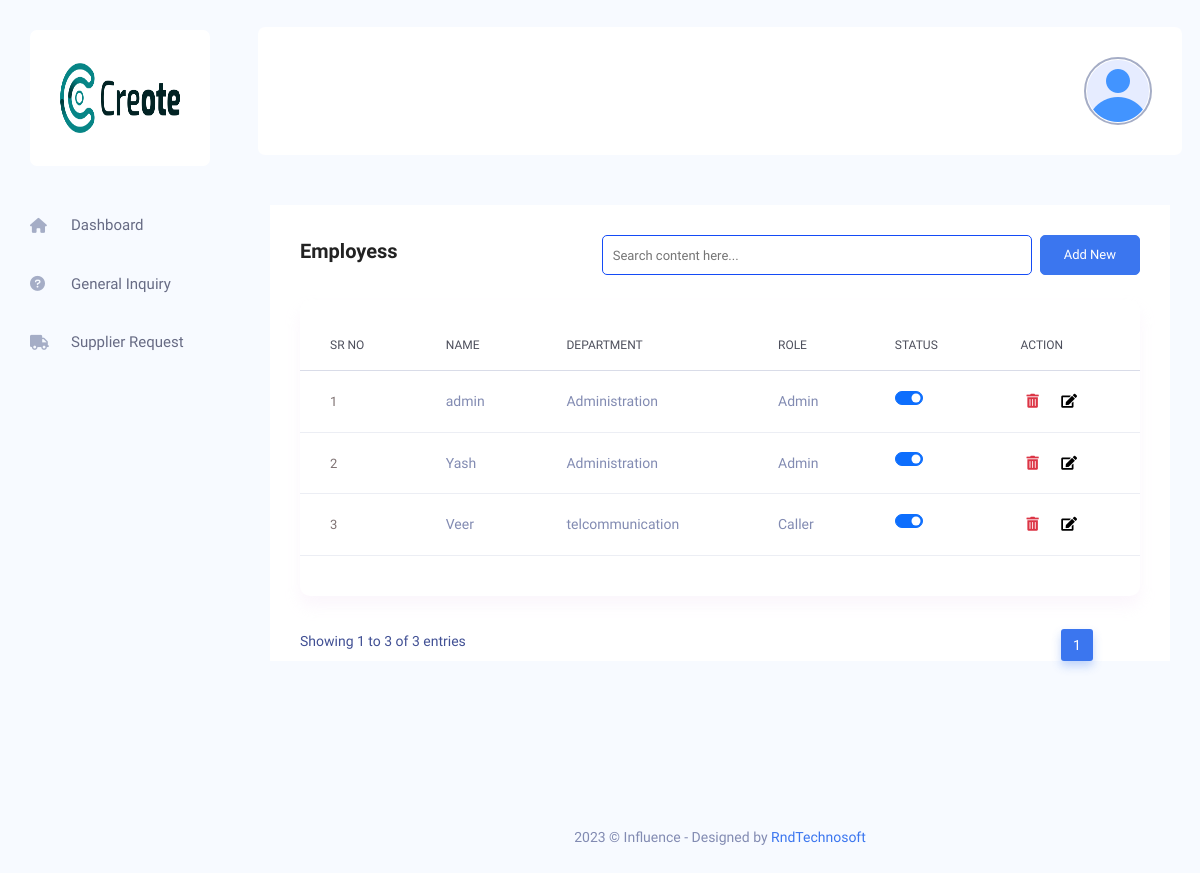
The page /admin/manage-employee.php (signed in) on the database its author committed.
### tables this page shows
CREATE TABLE `tbl_footer_setting` (
  `id` int(11) UNSIGNED NOT NULL,
  `name` varchar(190) NOT NULL,
  `logo` varchar(190) NOT NULL,
  `alt_tag` varchar(191) NOT NULL,
  `background_image` text NOT NULL,
  `alt_tag1` varchar(191) NOT NULL,
  `about_us_des` varchar(250) NOT NULL,
  `facebook_link` varchar(191) NOT NULL,
  `twitter_link` varchar(191) NOT NULL,
  `instagram_link` varchar(191) NOT NULL,
  `youtube_link` varchar(191) NOT NULL,
  `create_at` timestamp NOT NULL DEFAULT current_timestamp(),
  `update_at` timestamp NULL DEFAULT NULL ON UPDATE current_timestamp()
);

CREATE TABLE `tbl_user` (
  `id` int(11) NOT NULL,
  `name` varchar(190) NOT NULL,
  `email` varchar(254) NOT NULL,
  `password` varchar(255) NOT NULL,
  `dept_id` int(11) UNSIGNED NOT NULL,
  `role_id` int(11) UNSIGNED NOT NULL,
  `mobile_no` int(10) NOT NULL,
  `description` text NOT NULL,
  `emp_status` int(11) NOT NULL DEFAULT 1,
  `created_at` timestamp NOT NULL DEFAULT current_timestamp(),
  `updated_at` timestamp NULL DEFAULT NULL ON UPDATE current_timestamp()
);

CREATE TABLE `tbl_dept` (
  `id` int(11) UNSIGNED NOT NULL,
  `name` varchar(70) NOT NULL,
  `created_at` datetime NOT NULL DEFAULT current_timestamp(),
  `updated_at` timestamp NULL DEFAULT NULL ON UPDATE current_timestamp()
);

CREATE TABLE `tbl_role` (
  `id` int(11) UNSIGNED NOT NULL,
  `name` varchar(70) NOT NULL,
  `dept_id` int(11) UNSIGNED NOT NULL,
  `created_at` timestamp NOT NULL DEFAULT current_timestamp(),
  `updated_at` timestamp NULL DEFAULT NULL ON UPDATE current_timestamp()
);

### admin/manage-employee.php (the view, shortened to what this page needs)
 <?php
    include 'includes/header.php';
    ?>
<?php
include 'includes/side-bar.php';
?>
 <?php include 'includes/top-bar.php';
    ?>
 <div class="main_content_iner ">
     <div class="container-fluid plr_30 body_white_bg pt_30">
         <div class="row justify-content-center">
             <div class="col-12">
                 <div class="QA_section">
                     <div class="white_box_tittle list_header">
                         <h4>Employess</h4>
                         <div class="box_right d-flex lms_block">
                             <div class="serach_field_2">
                                 <div class="search_inner">
                                     <div class="search_field">
                                         <input type="text" placeholder="Search content here..."
                                             class="search-table-data">
                                     </div>
                                 </div>
                             </div>
                             <div class="add_button ms-2">
                                 <a href="add-employee.php" class="btn_1">Add New</a>
                             </div>
                         </div>
                     </div>
                     <div class="QA_table ">
                         <table class="table lms_table_active">
                             <thead>
                                 <tr>
                                     <th scope="col">Sr No</th>
                                     <th scope="col">Name</th>
                                     <th scope="col">Department</th>
                                     <th scope="col">role</th>
                                     <th scope="col">Status</th>
                                     <th scope="col">Action</th>
                                 </tr>
                             </thead>
                             <tbody>
                                 <?php
                                    $sql = 'SELECT tbl_user.*, tbl_user.id as uid, tbl_dept.name as deptname, tbl_role.name as rolename
                                    FROM tbl_user
                                    JOIN tbl_dept ON tbl_user.dept_id = tbl_dept.id
                                    JOIN tbl_role ON tbl_user.role_id = tbl_role.id
                                    WHERE tbl_user.id != 1';
                                    $result = mysqli_query($conn, $sql);
                                    if (mysqli_num_rows($result) > 0) {
                                        $cno = 1;
                                        while ($row = mysqli_fetch_assoc($result)) {
                                    ?>
                                 <tr>
                                     <th scope="row"> <a href="#" class="question_content"><?php echo $cno ?></a></th>
                                     <td><?php echo $row['name'] ?></td>
                                     <td><?php echo $row['deptname']  ?></td>
                                     <td><?php echo $row['rolename']  ?></td>
                                     <td>
                                         <div class="form-check form-switch">
                                             <input class="form-check-input" <?php if ($row['emp_status'] == 1) {
                                                                                            echo "checked";
                                                                                        } ?> type="checkbox"
                                                 role="switch" id="status"
                                                 onclick="toggleStatus('tbl_user','emp_status',<?php echo $row['uid']; ?>);">
                                         </div>
                                     </td>
                                     <td>
                                         <form class="d-inline" action="manage-employee.php" method="post" onsubmit="return confirm('Are you sure you want to delete this?');">
                                             <button type="submit" name="del" id=""
                                                 class="fas fa-trash-alt text-danger border border-0 bg-white">
                                         </form>&nbsp&nbsp
                                         <form class="d-inline" action="update-employee.php" method="post">
                                             <button type="submit" name="update-employee" id=""
                                                 class="fas fa-edit  border border-0 bg-white">
                                         </form>
                                     </td>
                                 </tr>
                                 <?php
                                            $cno++;
                                        }
                                    } ?>
                             </tbody>
                         </table>
                     </div>
                 </div>
             </div>
         </div>
     </div>
 </div>
 <?php
    include 'includes/footer.php';
    ?>

### admin/includes/side-bar.php (shortened to what this page needs)
<?php
$select = "SELECT * FROM tbl_footer_setting WHERE id = 1";
$footerl = mysqli_query($conn, $select);
$sidebarlogo = mysqli_fetch_assoc($footerl);
?>
<nav class="sidebar">
    <div class="logo d-flex justify-content-between">
        <a href="home.php"><img src="./images/footer/<?php echo $sidebarlogo['logo']; ?>" height="70" width="70" alt="<?php echo $sidebarlogo['alt_tag']; ?>"></a>
    </div>
    <ul id="sidebar_menu">
        <li class="">
            <a class="" href="home.php" aria-expanded="false">
               <i class="fa-solid fa-house"></i>
                <span>Dashboard</span>
            </a>
        </li>
         <li class="">
            <a class="" href="manage-general-inquiry.php" aria-expanded="false">
                <i class="fa-solid fa-circle-question"></i>
                <span>General Inquiry</span>
            </a>
        </li>
         <li class="">
            <a class="" href="manage-supplier-request.php" aria-expanded="false">
                <i class="fas fa-truck"></i>
                <span>Supplier Request</span>
            </a>
        </li>
    </ul>
</nav>

### admin/assets/css/custome.css (style rules this page uses)
.serach_field_2 .search_inner input { color: #000; font-size: 13px; height: 40px; width: 100%; border-radius: 5px; padding-left: 10px !important; border: 1px solid #144bf6; padding-right: 15px; }

### rows shown on the page
tbl_footer_setting: logo (placeholder picture)
tbl_user: name "admin", dept.name "Administration", role.name "Admin", emp_status "☑"
tbl_user: name "Yash", dept.name "Administration", role.name "Admin", emp_status "☑"
tbl_user: name "Veer", dept.name "telcommunication", role.name "Caller", emp_status "☑"
